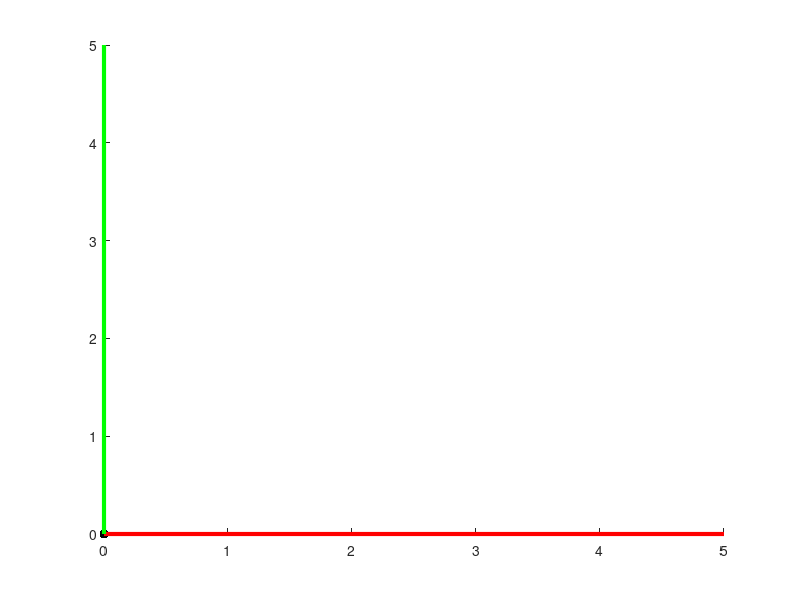

MATLAB code to generate this figure: (Note: this script raises an error after producing the figure.)
% Start a new figure
figure
hold on
load('Objects.mat');
colours={'red','blue'};
 
% Plot the reference coordinate frame
plot3(0,0,0,'k.','MarkerSize',20);
plot3([0;5],[0;0],[0;0],'red','LineWidth',3);
plot3([0;0],[0;5],[0;0],'green','LineWidth',3);
plot3([0;0],[0;0],[0;5],'blue','LineWidth',3);
 
F={F1,F2};
 
V1 = V1';
V1 = transl([-8,-2,2])*V1;
V1 = rot(90,'y')*V1;
V1 = transl([0;6;2])*V1;
V1=V1';
 
V={V1(:,1:3),V2(:,1:3)};
 
% Draw the two objects
for ind = 1:length(F)
    if ~isempty(F{ind}) && ~isempty(V{ind})
        patch('Vertices', V{ind}, 'Faces', F{ind}, ...
            'FaceColor', colours{ind},...
            'EdgeColor', 'none',...
            'FaceLighting', 'gouraud');
    end
end
 
% Add lights on the figure to make the objects visible
light('Parent', gca, 'Position', [1 1 1],    'Style', 'infinite', 'Color', [1 1 1]);
light('Parent', gca, 'Position', [-1 -1 -1], 'Style', 'infinite', 'Color', [1 1 1]);
 
set(gca,'DataAspectRatio',[1 1 1]);